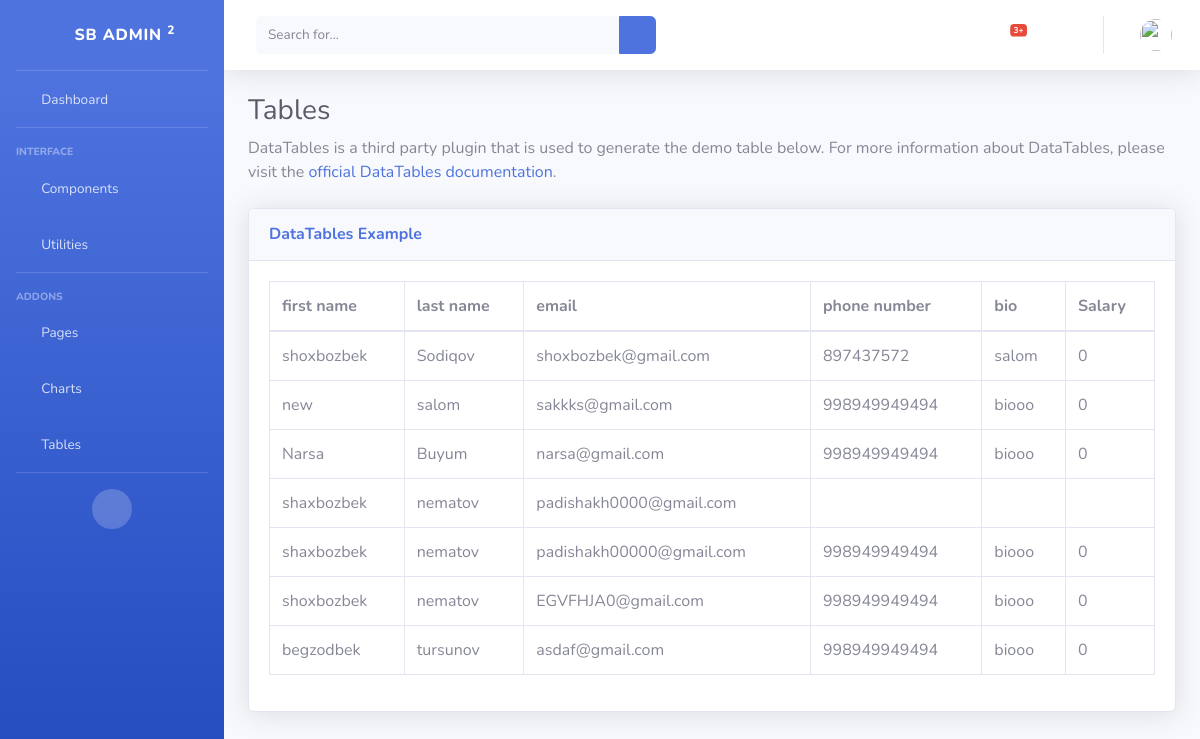
The app's page /dashboard/tables/ with its own data.
### furn/models.py (models this page shows, shortened)
class MyUser(AbstractUser):
    username = None
    email = models.EmailField(unique=True)
    USERNAME_FIELD = 'email'
    REQUIRED_FIELDS = ['first_name', 'last_name']
    is_organiser = models.BooleanField(default=False)
    is_agent = models.BooleanField(default=False)

class Profile(models.Model):
    class Meta:
        verbose_name = "My profile"
        verbose_name_plural = "Profile"
    bio = models.CharField( max_length=100, default="biooo")
    phone_number = models.IntegerField(default=998949949494)
    custome_user = models.OneToOneField(MyUser, on_delete=models.CASCADE)
    image = models.ImageField(default='arrivals5.png', upload_to = "profile")
    salary = models.IntegerField(default=0)

### dashboard/views.py (the view)
# urls.py: path('tables/', tables, name='tables'),
def tables(request):
    if 'p' in request.GET:
        search = request.GET['p']
        full_search = Q(Q(first_name__icontains=search) | Q(email__icontains=search))
        users = User.objects.filter(full_search)
    else:
        users = User.objects.all()
    context = {
        "users": users,
    }
    return render(request, 'dashboard/includes/tables.html', context)

### templates/dashboard/includes/tables.html
{% extends 'dashboard/layouts/base.html' %}
{% block contend %}
                <div class="container-fluid">
                    <h1 class="h3 mb-2 text-gray-800">Tables</h1>
                    <p class="mb-4">DataTables is a third party plugin that is used to generate the demo table below.
                        For more information about DataTables, please visit the <a target="_blank"
                            href="https://datatables.net">official DataTables documentation</a>.</p>
                    <div class="card shadow mb-4">
                        <div class="card-header py-3">
                            <h6 class="m-0 font-weight-bold text-primary">DataTables Example</h6>
                        </div>
                        <div class="card-body">
                            <div class="table-responsive">
                                <table class="table table-bordered" id="dataTable" width="100%" cellspacing="0">
                                    <thead>
                                        <tr>
                                            <th>first name</th>
                                            <th>last name</th>
                                            <th>email</th>
                                            <th>phone number</th>
                                            <th>bio</th>
                                            <th>Salary</th>
                                        </tr>
                                    </thead>
                                    <tbody>
                                        {% for users in users %}
                                        <tr>
                                            <td>{{ users.first_name }}</td>
                                            <td>{{ users.last_name }}</td>
                                            <td>{{ users.email }}</td>
                                            <td>{{ users.profile.phone_number }}</td>
                                            <td>{{ users.profile.bio }}</td>
                                            <td>{{ users.profile.salary }}</td>
                                        </tr>
                                        {% endfor %}
                                    </tbody>
                                </table>
                            </div>
                        </div>
                    </div>
                </div>
{% endblock %}

### records on screen
MyUser: first_name "shoxbozbek", last_name "Sodiqov", email "shoxbozbek@gmail.com", profile.phone_number "897437572", profile.bio "salom", profile.salary "0"
MyUser: first_name "new", last_name "salom", email "sakkks@gmail.com", profile.phone_number "998949949494", profile.bio "biooo", profile.salary "0"
MyUser: first_name "Narsa", last_name "Buyum", email "narsa@gmail.com", profile.phone_number "998949949494", profile.bio "biooo", profile.salary "0"
MyUser: first_name "shaxbozbek", last_name "nematov", email "padishakh0000@gmail.com"
MyUser: first_name "shaxbozbek", last_name "nematov", email "padishakh00000@gmail.com", profile.phone_number "998949949494", profile.bio "biooo", profile.salary "0"
MyUser: first_name "shoxbozbek", last_name "nematov", email "EGVFHJA0@gmail.com", profile.phone_number "998949949494", profile.bio "biooo", profile.salary "0"
MyUser: first_name "begzodbek", last_name "tursunov", email "asdaf@gmail.com", profile.phone_number "998949949494", profile.bio "biooo", profile.salary "0"
